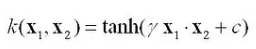
#> input picture Machine Learning/Support Vector Machine/Kernel Functions/images/sig.png, 256 x 49 px, found by its file name
$ jupyter execute sigmoid.ipynb   (text cells are left out)
#> lines starting #> are read from the running program, lines starting #| are printed output that depends on the picture; pictures that were not available may be replaced by others from this repository, and a replacement may not be noted
[cell 1]
from PIL import Image
from IPython.display import display

img = Image.open('images/sig.png')
#> img is the input picture: PIL image 256x49 RGBA; mean R, G, B, A 241.7, 241.7, 241.7, 255
new_image = img.resize((350, 270))
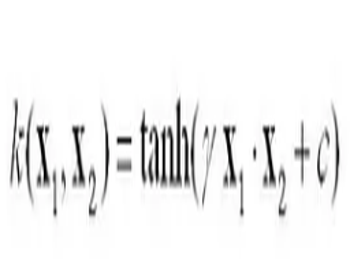
#> new_image: PIL image 350x270 RGBA; mean R, G, B, A 241.7, 241.6, 241.7, 255
display(new_image)

[cell 2]
from PIL import Image
from IPython.display import display

img = Image.open('images/sig1.png')
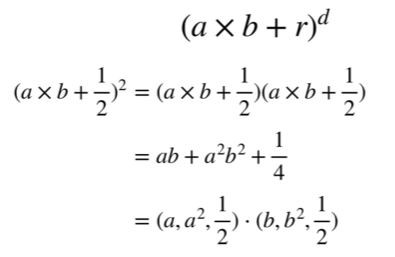
#> input picture Machine Learning/Support Vector Machine/Kernel Functions/images/eg.png, 395 x 257 px, given in place of sig1.png, which was not available
#> img is the input picture: PIL image 395x257 RGBA; mean R, G, B, A 248.1, 248.1, 248.1, 255
new_image = img.resize((250, 100))
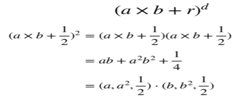
#> new_image: PIL image 250x100 RGBA; mean R, G, B, A 247.8, 247.8, 247.8, 255
display(new_image)
